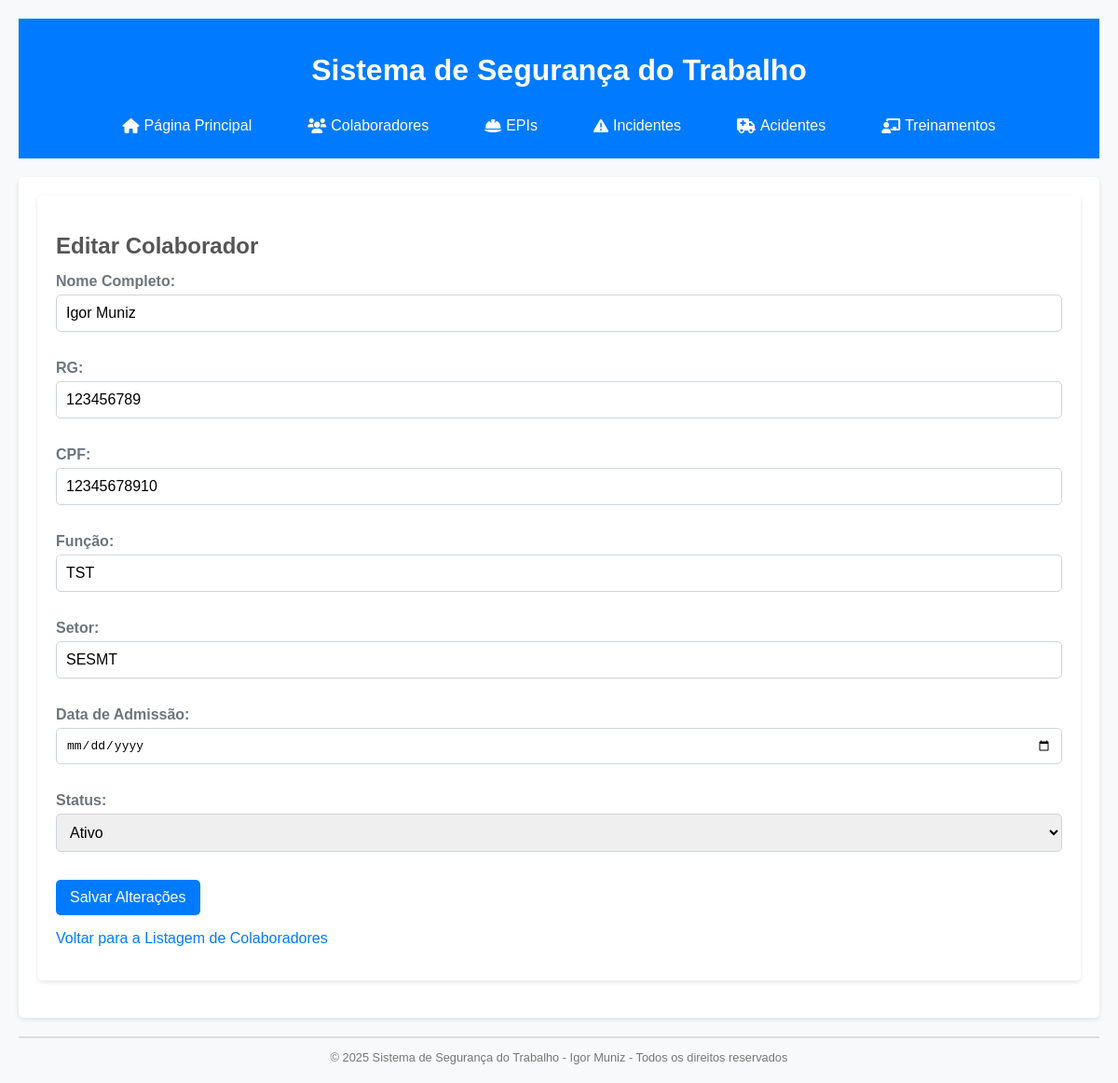
Page /editar_colaborador/1 on the earlier database version.
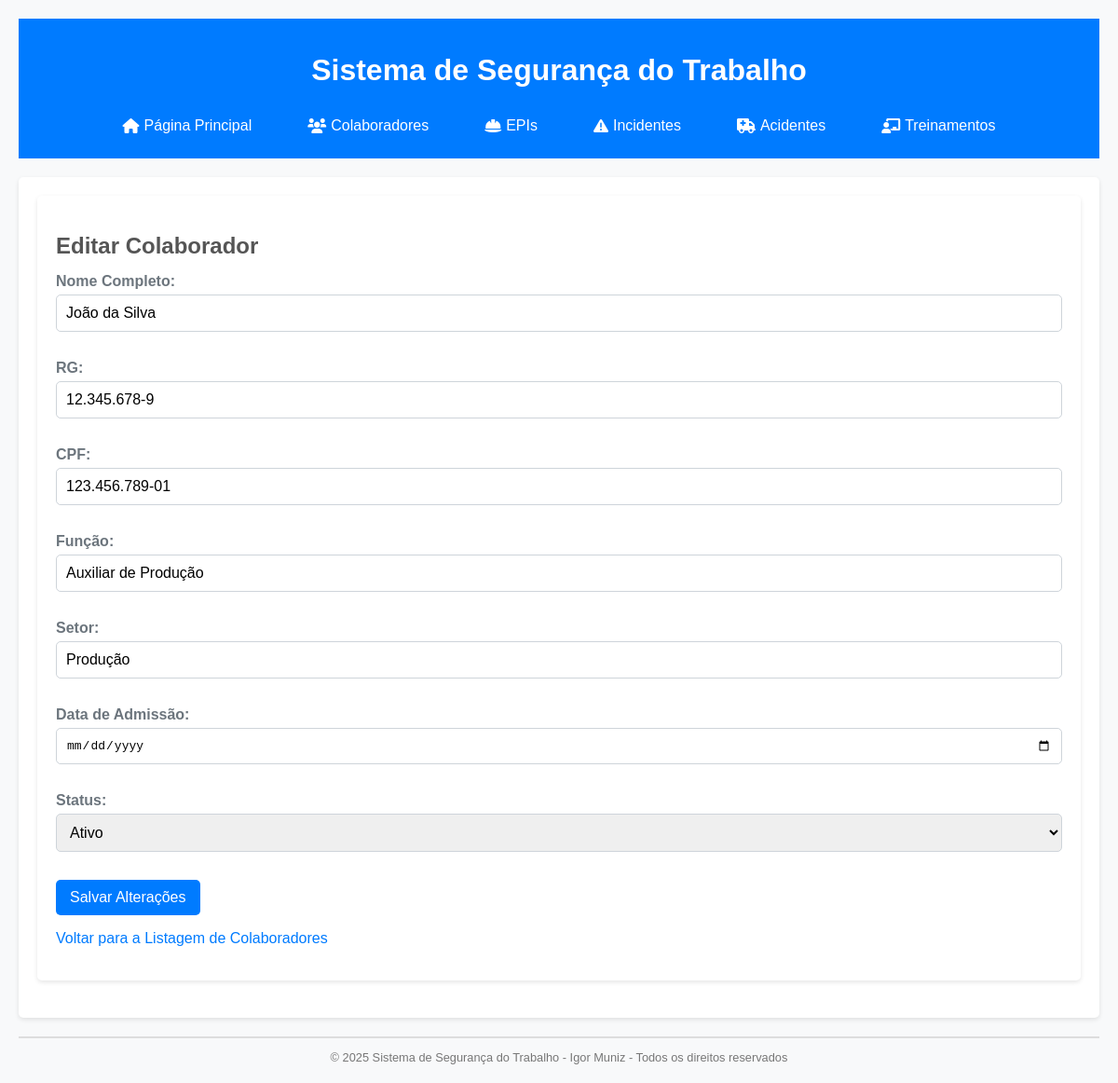
Same page on the later database version.
### tables this page shows
CREATE TABLE colaboradores (
    id INTEGER PRIMARY KEY AUTOINCREMENT,
    nome_completo TEXT NOT NULL,
    rg TEXT NOT NULL UNIQUE,
    cpf TEXT NOT NULL UNIQUE,
    funcao TEXT NOT NULL,
    setor TEXT NOT NULL,
    data_admissao TEXT NOT NULL,
    status TEXT NOT NULL DEFAULT 'Ativo',
    data_desligamento TEXT
);

### app.py (the view)
@app.route('/editar_colaborador/<int:id>')
def editar_colaborador(id):
    db = get_db()
    colaborador = db.execute("SELECT * FROM colaboradores WHERE id = ?", (id,)).fetchone()
    if colaborador:
        colaborador_dict = dict(colaborador)
        colaborador_dict['data_admissao'] = formatar_data(colaborador_dict['data_admissao'])
        if colaborador_dict['data_desligamento']:
            colaborador_dict['data_desligamento'] = formatar_data(colaborador_dict['data_desligamento'])
        return render_template('editar_colaborador.html', colaborador=colaborador_dict)
    else:
        return "Colaborador não encontrado."

### app.py (called while the page is built)
def formatar_data(data):
    if data:
        data_obj = datetime.strptime(data, '%Y-%m-%d').date()
        return data_obj.strftime('%d/%m/%Y')
    return None

### database.py (called while the page is built)
def get_db():
    db = sqlite3.connect(DATABASE)
    db.row_factory = sqlite3.Row  # Isso permite acessar as colunas por nome
    return db

### templates/editar_colaborador.html (shortened to what this page needs)
{% extends 'base.html' %}
{% block content %}
<section class="form-section">
    <h1>
        Editar Colaborador
    </h1>
    {% if colaborador %}
    <form method="POST" action="/editar_colaborador/{{ colaborador['id'] }}">
        <div class="form-group">
            <label for="nome_completo">
                Nome Completo:
            </label>
            <input type="text" id="nome_completo" name="nome_completo" value="{{ colaborador['nome_completo'] }}"
                required>
        </div>
        <div class="form-group">
            <label for="rg">
                RG:
            </label>
            <input type="text" id="rg" name="rg" value="{{ colaborador['rg'] }}" required>
        </div>
        <div class="form-group">
            <label for="cpf">
                CPF:
            </label>
            <input type="text" id="cpf" name="cpf" value="{{ colaborador['cpf'] }}" required>
        </div>
        <div class="form-group">
            <label for="funcao">
                Função:
            </label>
            <input type="text" id="funcao" name="funcao" value="{{ colaborador['funcao'] }}" required>
        </div>
        <div class="form-group">
            <label for="setor">
                Setor:
            </label>
            <input type="text" id="setor" name="setor" value="{{ colaborador['setor'] }}" required>
        </div>
        <div class="form-group">
            <label for="data_admissao">
                Data de Admissão:
            </label>
            <input type="date" id="data_admissao" name="data_admissao" value="{{ colaborador['data_admissao'] }}"
                required>
        </div>
        <div class="form-group">
            <label for="status">
                Status:
            </label>
            <select id="status" name="status" onchange="toggleDataDesligamento()">
                <option value="Ativo" {% if colaborador['status'] == 'Ativo' %} selected {% endif %}>
                    Ativo
                </option>
            </select>
        </div>
        <button type="submit" class="form-button">
            Salvar Alterações
        </button>
    </form>
    {% else %}
    <p>
        Colaborador não encontrado.
    </p>
    {% endif %}
    <p>
        <a href="/listar_colaboradores">
            Voltar para a Listagem de Colaboradores
        </a>
    </p>
</section>
{% endblock %}

Differences in the rows shown:
changed colaboradores "Ativo": nome_completo "Igor Muniz" → "João da Silva"; rg "123456789" → "12.345.678-9"; cpf "12345678910" → "123.456.789-01"; funcao "TST" → "Auxiliar de Produção"; setor "SESMT" → "Produção"
